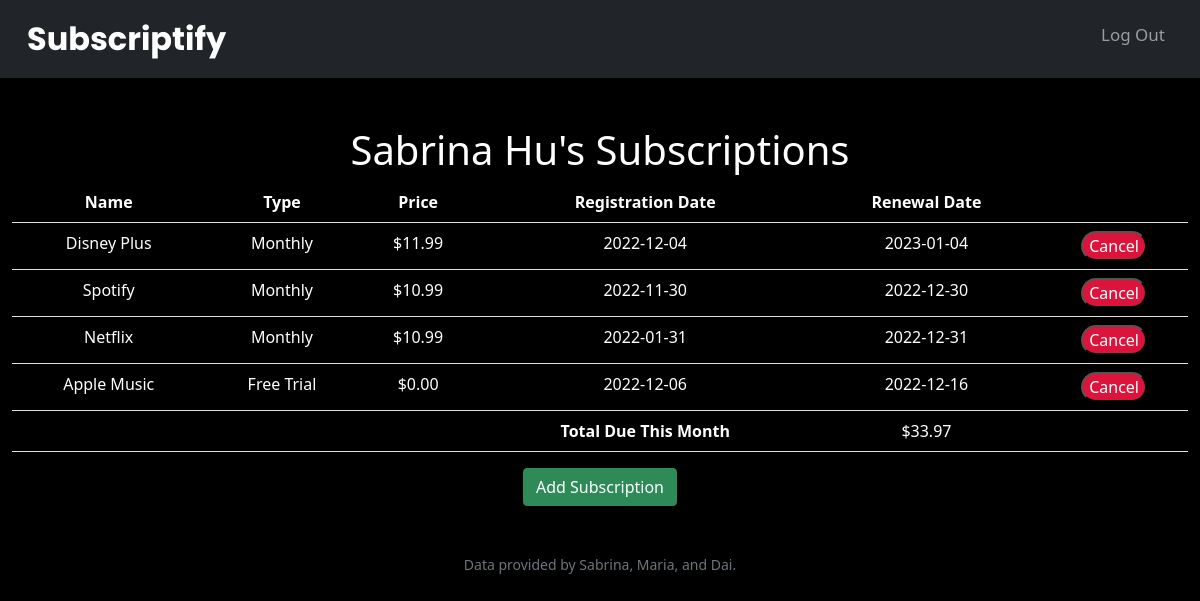
The page / (signed in) on the database its author committed.
### tables this page shows
CREATE TABLE users (
id INTEGER NOT NULL,
firstname TEXT NOT NULL,
lastname TEXT NOT NULL,
email TEXT NOT NULL,
hash TEXT NOT NULL, code TEXT, verified BOOLEAN,
PRIMARY KEY(id)
);

CREATE TABLE transactions (
id INTEGER NOT NULL,
user_id INTEGER NOT NULL,
name TEXT NOT NULL,
type TEXT NOT NULL,
price NUMERIC NOT NULL,
reg_date DATETIME NOT NULL,
cancelled BOOLEAN NOT NULL,
PRIMARY KEY(id),
FOREIGN KEY (user_id) REFERENCES users(id)
);

### app.py (the view, shortened to what this page needs)
@app.route("/")
@login_required
def index():
    firstnames = db.execute("SELECT firstname FROM users WHERE id = ?", session["user_id"])
    lastnames = db.execute("SELECT lastname FROM users WHERE id = ?", session["user_id"])
    first_name = firstnames[0]["firstname"]
    last_name = lastnames[0]["lastname"]
    transactions_db = db.execute("SELECT * FROM transactions WHERE user_id = ? AND cancelled = ?", session["user_id"], 0)
    total = 0
    user_verified = db.execute("SELECT verified FROM users WHERE id = ?", session["user_id"])
    user_verified_bool = user_verified[0]["verified"]
    if user_verified_bool == 0:
            return apology("User not verified", 400)
    for entry in transactions_db:
        reg_date = datetime.strptime(entry["reg_date"],'%Y-%m-%d %H:%M:%S')
        ren_date = datetime.strptime(entry["reg_date"],'%Y-%m-%d %H:%M:%S')
        entry["ren_date"] = ren_date
        if entry["type"] == "Monthly":
            while ren_date < datetime.now():
                if ren_date.month == 12:
                    new_month = 1
                    new_year = ren_date.year + 1
                else:
                    new_month = ren_date.month + 1
                    new_year = ren_date.year
                if new_month == 2 and (reg_date.day == 29 or reg_date.day == 30 or reg_date.day == 31):
                    ren_date = ren_date.replace(month = new_month, year = new_year, day = 28)
                elif (new_month == 4 or new_month == 6 or new_month == 9 or new_month == 11) and (reg_date.day == 31):
                    ren_date = ren_date.replace(month = new_month, year = new_year, day = 30)
                else:
                    ren_date = ren_date.replace(month = new_month, year = new_year, day = reg_date.day)
            entry["ren_date"] = ren_date
            total += entry["price"]
        else:
            entry["ren_date"] = ren_date + timedelta(days = int(entry["type"]))
            entry["type"] = "Free Trial"
        entry["reg_date"] = datetime.strptime(entry["reg_date"],'%Y-%m-%d %H:%M:%S').date()
        entry["ren_date"] = entry["ren_date"].date()
    return render_template("index.html", firstname=first_name, lastname=last_name, transactions=transactions_db, total=total)

### app.py (called while the page is built)
@app.after_request
def after_request(response):
    response.headers["Cache-Control"] = "no-cache, no-store, must-revalidate"
    response.headers["Expires"] = 0
    response.headers["Pragma"] = "no-cache"
    return response

### helpers.py (called while the page is built)
def login_required(f):
    @wraps(f)
    def decorated_function(*args, **kwargs):
        if session.get("user_id") is None:
            return redirect("/login")
        return f(*args, **kwargs)
    return decorated_function\

def usd(value):
    return f"${value:,.2f}"

### sql.py (called while the page is built, shortened)
def _enable_logging(f):
    import logging
    import functools
    import os
    @functools.wraps(f)
    def decorator(*args, **kwargs):
        try:
            import flask
        except ModuleNotFoundError:
            return f(*args, **kwargs)
        disabled = logging.getLogger("cs50").disabled
        if flask.current_app and os.getenv("FLASK_ENV") == "development":
            logging.getLogger("cs50").disabled = False
        try:
            return f(*args, **kwargs)
        finally:
            logging.getLogger("cs50").disabled = disabled
    return decorator

def _parse_placeholder(token):
    import re
    import sqlparse
    if not isinstance(token, sqlparse.sql.Token) or token.ttype != sqlparse.tokens.Name.Placeholder:
        raise TypeError()
    if token.value == "?":
        return "qmark", None

    def _disconnect(self):
        if hasattr(_data, self._name()):
            getattr(_data, self._name()).close()
            delattr(_data, self._name())

    def _name(self):
        return str(hash(self))

        def connect(dbapi_connection, connection_record):
            if type(dbapi_connection) is sqlite3.Connection:  # If back end is sqlite
                cursor = dbapi_connection.cursor()
                cursor.execute("PRAGMA foreign_keys=ON")
                cursor.close()

### templates/index.html (shortened to what this page needs)
{% extends "layout.html" %}
{% block main %}
<h1>{{ firstname }} {{ lastname }}'s Subscriptions</h1>
        <table class="table">
            <tr>
                <th>Name</th>
                <th>Type</th>
                <th>Price</th>
                <th>Registration Date</th>
                <th>Renewal Date</th>
                <th></th>
            </tr>
            {% for entry in transactions %}
            <div class="container">
                <tr>
                    <td>{{ entry['name'] }}</td>
                    <td>{{ entry['type'] }}</td>
                    <td>{{ entry['price'] | usd }}</td>
                    <td>{{ entry['reg_date'] }}</td>
                    <td>{{ entry['ren_date'] }}</td>
                    <td>
                        <button class="cancel" onclick="openPopup()">Cancel</button>
                    </td>
                </tr>
            {% endfor %}
            <tr>
                <td></td>
                <td></td>
                <td></td>
                <td><strong>Total Due This Month</strong></td>
                <td>{{ total | usd }}</td>
                <td></td>
            </tr>
        </table>
        <a href="/add"><button class="btn btn-primary" type="submit">Add Subscription</button></a>
{% endblock %}

### templates/layout.html (shortened to what this page needs)
<!DOCTYPE html>
<html lang="en">
    <head>
        <link href="https://cdn.jsdelivr.net/npm/bootstrap@5.1.3/dist/css/bootstrap.min.css" rel="stylesheet">
        <link rel="stylesheet"  href="/static/styles.css"/>
    </head>
    <body>
       <nav class = "bg-dark navbar navbar-expand-md navbar-dark">
            <div class="container-fluid">
                <a class="navbar-brand" href="/"><span class="white">Subscriptify</span>
                <div class="collapse navbar-collapse">
                    {% if session["user_id"] %}
                        <ul class="navbar-nav ms-auto mb-2">
                            <li class="nav-item"><a class="nav-link" href="/logout">Log Out</a></li>
                        </ul>
                    {% else %}
                        <ul class="navbar-nav ms-auto mb-2">
                            <li class="nav-item"><a class="nav-link" href="/register">Register</a></li>
                            <li class="nav-item"><a class="nav-link" href="/login">Log In</a></li>
                        </ul>
                    {% endif %}
                </div>
            </div>
        </nav>
        <main class="container-fluid py-5 text-center">
            {% block main %}{% endblock %}
        </main>
        <footer class="mb-5 small text-center text-muted">
            Data provided by Sabrina, Maria, and Dai.
        </footer>
    </body>
</html>

### static/styles.css (style rules this page uses)
nav { padding: 15px 15px; background-color:black; }
.nav-item { text-align: center; }
ul { display:inline; }
.white { color:white; font-size: xx-large; font-weight: bold; font-family: Poppins, sans-serif; text-decoration:none; }
body { color: white; background-color: black; }
.table { color:white; }
a { text-decoration: none; }
.btn { background-color:seagreen; border-color:seagreen; text-decoration: none; }
.cancel { background-color:crimson; color:white; border-radius: 30px; }
.navbar-nav a { float: left; text-align: center; padding: 14px 16px; text-decoration: none; font-size: 17px; }

### rows shown on the page
users: firstname "Sabrina", lastname "Hu"
transactions: name "Disney Plus", type "Monthly", price "$11.99", reg_date "2022-12-04", ren_date "2023-01-04"
transactions: name "Spotify", type "Monthly", price "$10.99", reg_date "2022-11-30", ren_date "2022-12-30"
transactions: name "Netflix", type "Monthly", price "$10.99", reg_date "2022-01-31", ren_date "2022-12-31"
transactions: name "Apple Music", type "Free Trial", price "$0.00", reg_date "2022-12-06", ren_date "2022-12-16"

### other values the page prints
{{ total | usd }} "$33.97"
